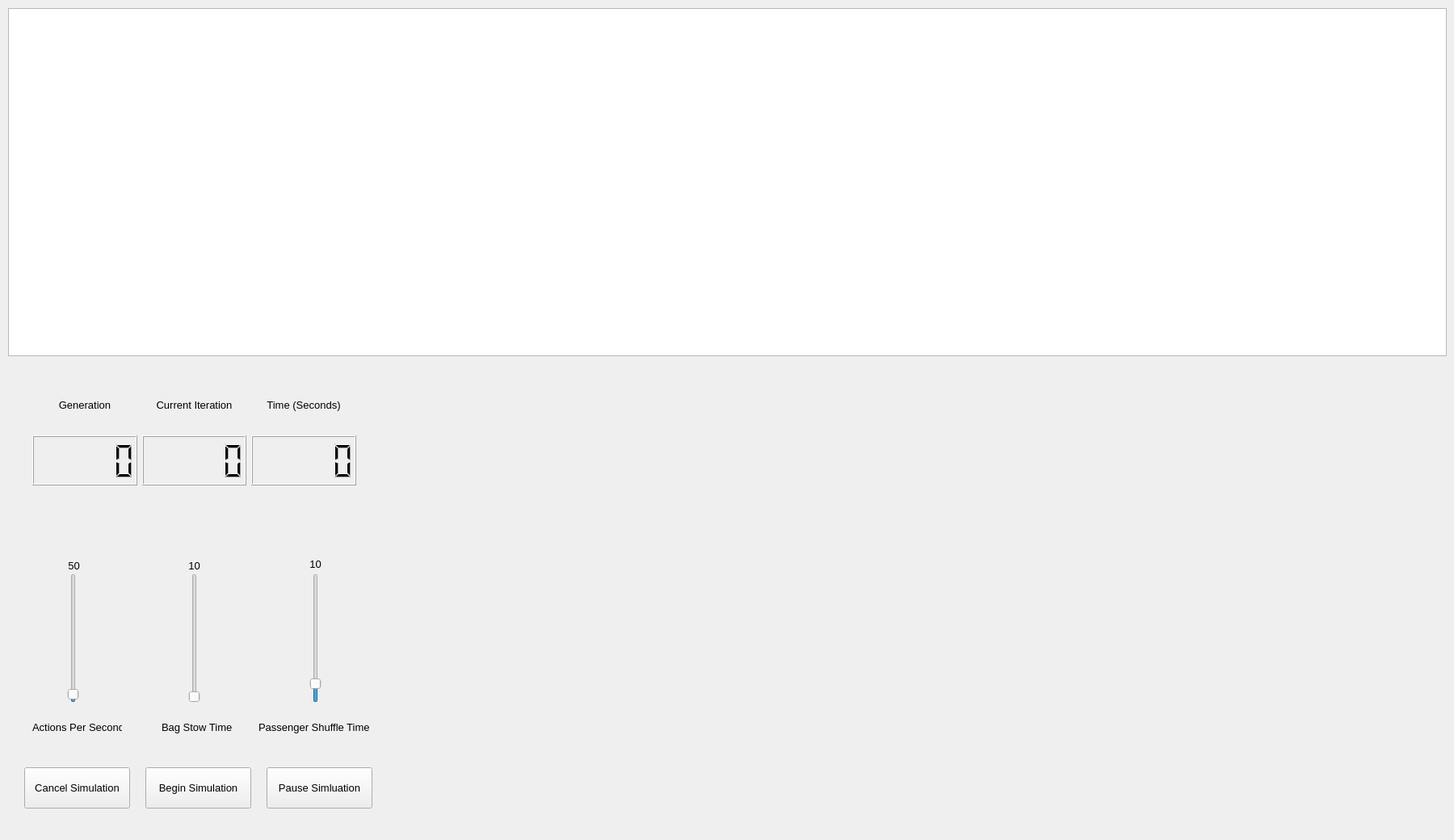
<?xml version="1.0" encoding="UTF-8"?>
<ui version="4.0">
 <class>AirplaneBoardingSimulator</class>
 <widget class="QMainWindow" name="AirplaneBoardingSimulator">
  <property name="geometry">
   <rect>
    <x>0</x>
    <y>0</y>
    <width>1800</width>
    <height>1040</height>
   </rect>
  </property>
  <property name="maximumSize">
   <size>
    <width>1800</width>
    <height>1040</height>
   </size>
  </property>
  <property name="font">
   <font>
    <pointsize>10</pointsize>
   </font>
  </property>
  <property name="windowTitle">
   <string>Boarding Simulator</string>
  </property>
  <property name="tabShape">
   <enum>QTabWidget::Triangular</enum>
  </property>
  <widget class="QWidget" name="centralwidget">
   <widget class="QPushButton" name="begin_simulation_button">
    <property name="geometry">
     <rect>
      <x>180</x>
      <y>950</y>
      <width>131</width>
      <height>51</height>
     </rect>
    </property>
    <property name="font">
     <font>
      <pointsize>10</pointsize>
     </font>
    </property>
    <property name="text">
     <string>Begin Simulation</string>
    </property>
   </widget>
   <widget class="QPushButton" name="pause_simulation_button">
    <property name="geometry">
     <rect>
      <x>330</x>
      <y>950</y>
      <width>131</width>
      <height>51</height>
     </rect>
    </property>
    <property name="font">
     <font>
      <pointsize>10</pointsize>
     </font>
    </property>
    <property name="text">
     <string>Pause Simluation</string>
    </property>
   </widget>
   <widget class="QGraphicsView" name="simulation_window">
    <property name="geometry">
     <rect>
      <x>10</x>
      <y>10</y>
      <width>1781</width>
      <height>431</height>
     </rect>
    </property>
    <property name="verticalScrollBarPolicy">
     <enum>Qt::ScrollBarAlwaysOff</enum>
    </property>
    <property name="horizontalScrollBarPolicy">
     <enum>Qt::ScrollBarAlwaysOff</enum>
    </property>
   </widget>
   <widget class="QPushButton" name="cancel_simulation_button">
    <property name="geometry">
     <rect>
      <x>30</x>
      <y>950</y>
      <width>131</width>
      <height>51</height>
     </rect>
    </property>
    <property name="font">
     <font>
      <pointsize>10</pointsize>
     </font>
    </property>
    <property name="text">
     <string>Cancel Simulation</string>
    </property>
   </widget>
   <widget class="QSlider" name="actions_per_second_slider">
    <property name="geometry">
     <rect>
      <x>80</x>
      <y>710</y>
      <width>22</width>
      <height>160</height>
     </rect>
    </property>
    <property name="minimum">
     <number>1</number>
    </property>
    <property name="maximum">
     <number>50</number>
    </property>
    <property name="value">
     <number>2</number>
    </property>
    <property name="orientation">
     <enum>Qt::Vertical</enum>
    </property>
   </widget>
   <widget class="QSlider" name="stow_time_slider">
    <property name="geometry">
     <rect>
      <x>230</x>
      <y>710</y>
      <width>22</width>
      <height>160</height>
     </rect>
    </property>
    <property name="minimum">
     <number>1</number>
    </property>
    <property name="maximum">
     <number>10</number>
    </property>
    <property name="orientation">
     <enum>Qt::Vertical</enum>
    </property>
   </widget>
   <widget class="QSlider" name="passenger_shuffle_time_slider">
    <property name="geometry">
     <rect>
      <x>380</x>
      <y>710</y>
      <width>22</width>
      <height>160</height>
     </rect>
    </property>
    <property name="minimum">
     <number>1</number>
    </property>
    <property name="maximum">
     <number>10</number>
    </property>
    <property name="value">
     <number>2</number>
    </property>
    <property name="orientation">
     <enum>Qt::Vertical</enum>
    </property>
   </widget>
   <widget class="QLabel" name="label_2">
    <property name="geometry">
     <rect>
      <x>40</x>
      <y>890</y>
      <width>111</width>
      <height>20</height>
     </rect>
    </property>
    <property name="text">
     <string>Actions Per Second</string>
    </property>
   </widget>
   <widget class="QLabel" name="label_3">
    <property name="geometry">
     <rect>
      <x>200</x>
      <y>890</y>
      <width>91</width>
      <height>20</height>
     </rect>
    </property>
    <property name="text">
     <string>Bag Stow Time</string>
    </property>
   </widget>
   <widget class="QLabel" name="label_4">
    <property name="geometry">
     <rect>
      <x>320</x>
      <y>890</y>
      <width>141</width>
      <height>20</height>
     </rect>
    </property>
    <property name="text">
     <string>Passenger Shuffle Time</string>
    </property>
   </widget>
   <widget class="QLabel" name="label_5">
    <property name="geometry">
     <rect>
      <x>66</x>
      <y>690</y>
      <width>51</width>
      <height>20</height>
     </rect>
    </property>
    <property name="text">
     <string>50</string>
    </property>
    <property name="alignment">
     <set>Qt::AlignCenter</set>
    </property>
   </widget>
   <widget class="QLabel" name="label_6">
    <property name="geometry">
     <rect>
      <x>200</x>
      <y>690</y>
      <width>81</width>
      <height>20</height>
     </rect>
    </property>
    <property name="text">
     <string>10</string>
    </property>
    <property name="alignment">
     <set>Qt::AlignCenter</set>
    </property>
   </widget>
   <widget class="QLabel" name="label_7">
    <property name="geometry">
     <rect>
      <x>360</x>
      <y>690</y>
      <width>61</width>
      <height>16</height>
     </rect>
    </property>
    <property name="text">
     <string>10</string>
    </property>
    <property name="alignment">
     <set>Qt::AlignCenter</set>
    </property>
   </widget>
   <widget class="QWidget" name="gridLayoutWidget">
    <property name="geometry">
     <rect>
      <x>40</x>
      <y>470</y>
      <width>401</width>
      <height>131</height>
     </rect>
    </property>
    <layout class="QGridLayout" name="gridLayout">
     <item row="1" column="1">
      <widget class="QLCDNumber" name="iteration_lcd"/>
     </item>
     <item row="0" column="0">
      <widget class="QLabel" name="label">
       <property name="text">
        <string>Generation</string>
       </property>
       <property name="alignment">
        <set>Qt::AlignCenter</set>
       </property>
      </widget>
     </item>
     <item row="1" column="0">
      <widget class="QLCDNumber" name="generation_lcd"/>
     </item>
     <item row="1" column="2">
      <widget class="QLCDNumber" name="time_lcd"/>
     </item>
     <item row="0" column="1">
      <widget class="QLabel" name="label_8">
       <property name="text">
        <string>Current Iteration</string>
       </property>
       <property name="alignment">
        <set>Qt::AlignCenter</set>
       </property>
      </widget>
     </item>
     <item row="0" column="2">
      <widget class="QLabel" name="label_9">
       <property name="text">
        <string>Time (Seconds)</string>
       </property>
       <property name="alignment">
        <set>Qt::AlignCenter</set>
       </property>
      </widget>
     </item>
    </layout>
   </widget>
  </widget>
  <widget class="QMenuBar" name="menubar">
   <property name="geometry">
    <rect>
     <x>0</x>
     <y>0</y>
     <width>1800</width>
     <height>21</height>
    </rect>
   </property>
  </widget>
 </widget>
 <resources/>
 <connections/>
</ui>
